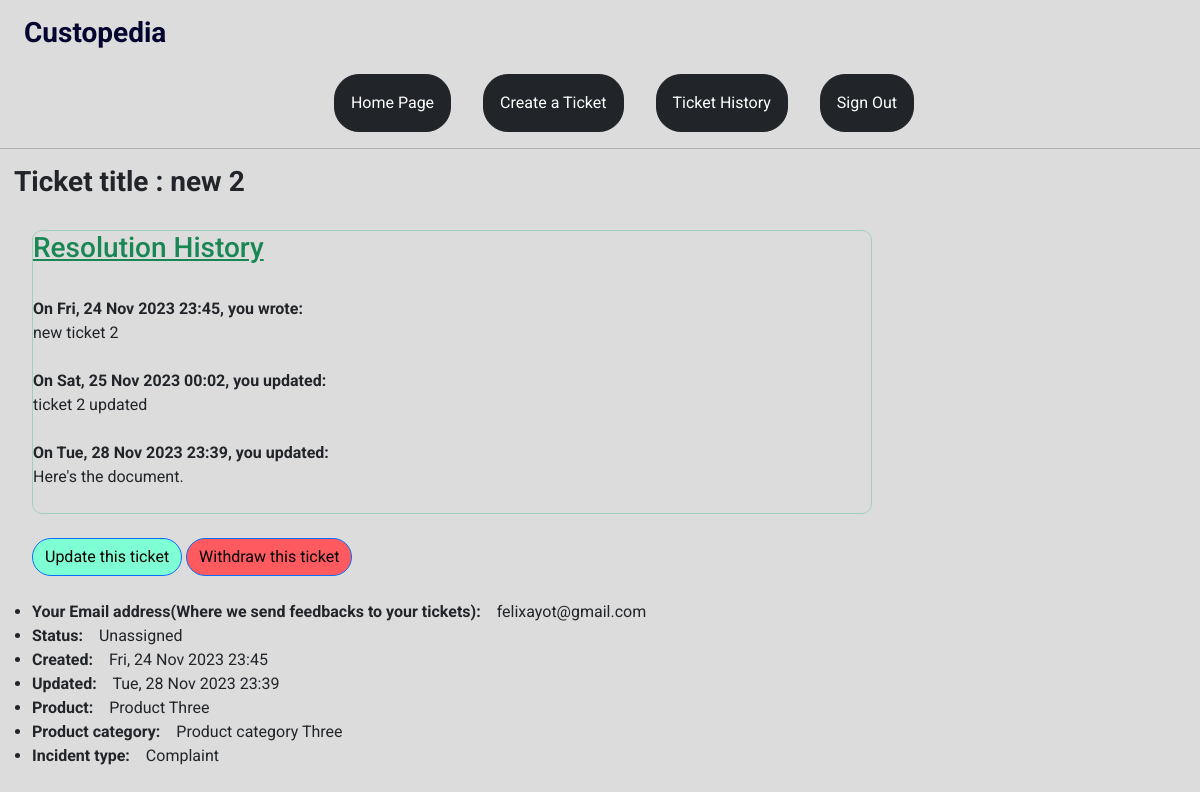
Before: /ticket_history/2 (signed in) with the older database file.
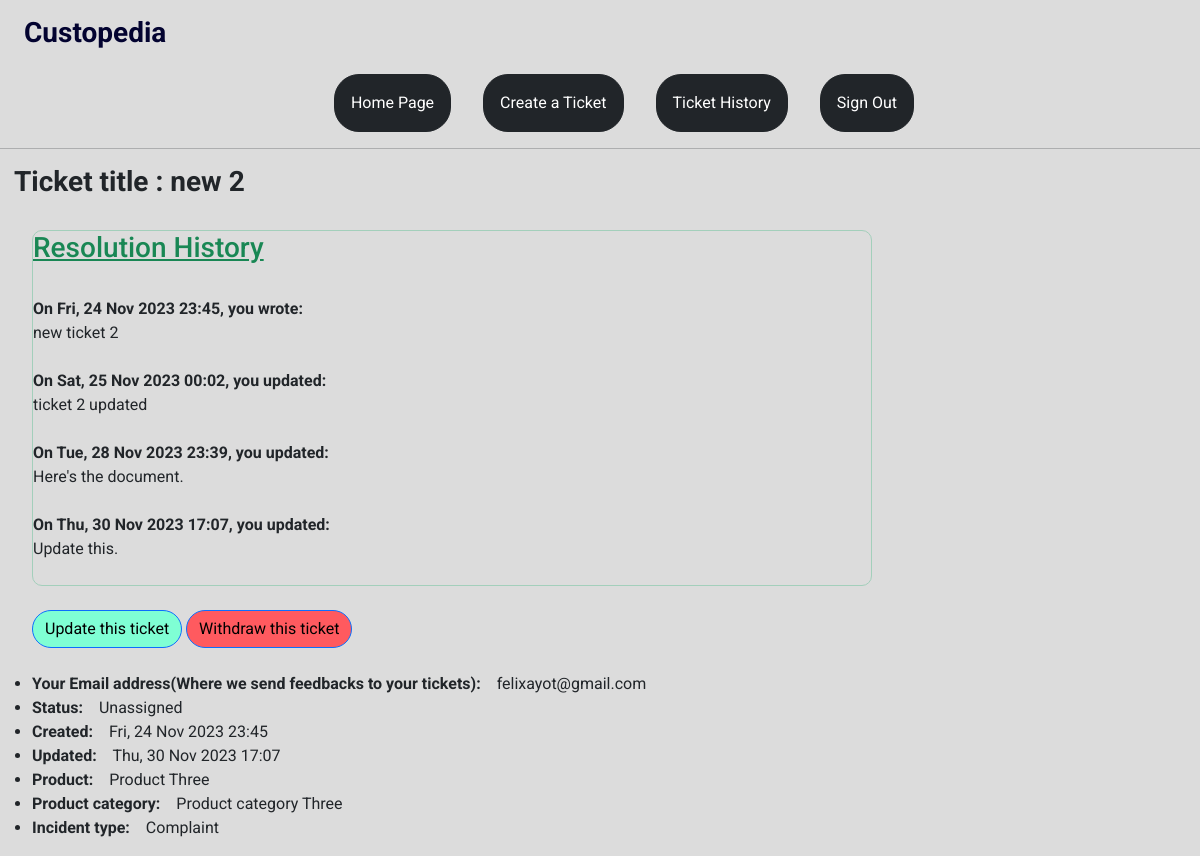
After: the same page with the newer database file.
### app/models/tickets.py (models this page shows, shortened)
class Ticket(db.Model):
    id = db.Column(db.Integer, primary_key=True)
    title = db.Column(db.String(45), index=True, nullable=False)
    incident_type = db.Column(db.String(45), index=True, nullable=False)
    product = db.Column(db.String(45), index=True, nullable=False)
    product_category = db.Column(db.String(45), index=True, nullable=False)
    description = db.Column(db.Text, index=True, nullable=False)
    user_id = db.Column(db.Integer, db.ForeignKey("user.id"), nullable=False)
    file_attachments = db.Column(db.String(45))
    created_at = db.Column(db.DateTime(timezone=True),
                           default=datetime.now)
    status = db.Column(db.String(30), index=True, default="Unassigned",
                             nullable=False)
    updated_ticket = db.relationship("UpdatedTicket", backref="original", lazy=True)

### app/models/updated_tickets.py (models this page shows, shortened)
class UpdatedTicket(db.Model):
    id = db.Column(db.Integer, primary_key=True)
    original_ticket_id = db.Column(db.Integer, db.ForeignKey("ticket.id"), nullable=False)
    description = db.Column(db.Text, index=True, nullable=False)
    file_attachments = db.Column(db.String(45))
    updated_at = db.Column(db.DateTime(timezone=True),
                           default=datetime.now)
    original_ticket = db.relationship("Ticket", backref="updated", lazy=True)

### app/models/users.py (models this page shows, shortened)
class User(UserMixin, db.Model):
    id = db.Column(db.Integer, primary_key=True)
    first_name = db.Column(db.String(45), index=True, nullable=False)
    last_name = db.Column(db.String(45), index=True, nullable=False)
    email = db.Column(db.String(45), index=True, unique=True, nullable=False)
    phone_number = db.Column(db.Unicode(255), index=True, unique=True,
                             nullable=False)
    username = db.Column(db.String(45), index=True, unique=True,
                         nullable=False)
    password = db.Column(db.String(128))
    tickets = db.relationship("Ticket", backref="owner", lazy="dynamic")
    @login_manager.user_loader
    def load_user(id):
        return User.query.get(int(id))

### app/tickets/routes.py (the view)
@tickets.route("/ticket_history/<int:ticket_id>", strict_slashes=False)
@login_required
def view_ticket(ticket_id):
    ticket = Ticket.query.get_or_404(ticket_id)
    try:
        updated_ticket = UpdatedTicket.query.get(ticket_id)
        return render_template("ticket.html", title=ticket.title, ticket=ticket, updated_ticket=updated_ticket)
    except (NameError, UndefinedError):
        pass
    return render_template("ticket.html", title=ticket.title, ticket=ticket)

### app/templates/ticket.html (shortened to what this page needs)
{% extends 'base.html' %} {% block content %}
<div>
  <h3 style="margin-left: 0.5em;"><strong>Ticket title : {{ ticket.title }}</strong></h3>
</div><br>
<div class="border border-success-subtle" style="border-radius: 10px; width: 70vw; margin-left: 2em;">
  <h3 style="text-decoration: underline;" class="text-success">Resolution History</h3><br>
  {% if updated_ticket %}
  <div>
    <b>On {{ ticket.created_at.strftime("%a, %d %b %Y %H:%M") }}, you
      wrote:</b></div>
  <div>{{ ticket.description }}</div><br />
  {% for ut in ticket.updated %}
  <div>
    <b>On {{ ut.updated_at.strftime("%a, %d %b %Y %H:%M") }}, you
      updated:</b>
  </div>
  <div>
    {{ ut.description }}</div><br>
  {% endfor %}
  {% else %}
  <div>
    <b>On {{ ticket.created_at.strftime("%a, %d %b %Y %H:%M") }}, you
      wrote:</b>
  </div>
  <div>{{ ticket.description }}</div><br>
  {% endif %}
</div><br>
  <a class="btn btn-primary" href="{{ url_for('tickets.update_ticket', ticket_id=ticket.id) }}" style="background-color:aquamarine; border-radius: 20px; color:black; margin-left: 2em;">Update this ticket</a>
  <a class="btn btn-primary" href="{{ url_for('tickets.resolve_ticket', ticket_id=ticket.id) }}" style="background-color:#FF5A5F; border-radius: 20px; color:black">Withdraw this ticket</a>
  <div><br>
    <ul>
      <li>
        <b>Your Email address(Where we send feedbacks to your tickets):</b>&emsp;{{ ticket.owner.email }}
      </li>
      <li><b>Status:</b>&emsp;{{ ticket.status }}</li>
      {% if ticket.updated %}
      <li>
        <b>Created:</b>&emsp;{{ ticket.created_at.strftime("%a, %d %b %Y %H:%M") }}
      </li>
      <li>
        <b>Updated:</b>&emsp;{{ ticket.updated[-1].updated_at.strftime("%a, %d %b %Y %H:%M") }}
      </li>
      {% else %}
      <li>
        <b>Created:</b>&emsp;{{ ticket.created_at.strftime("%a, %d %b %Y %H:%M") }}
      </li>
      {% endif %}
      <li><b>Product:</b>&emsp;{{ ticket.product }}</li>
      <li><b>Product category:</b>&emsp;{{ ticket.product_category }}</li>
      <li><b>Incident type:</b>&emsp;{{ ticket.incident_type }}</li>
    </ul>
  </div>
{% endblock %}

### app/templates/base.html (shortened to what this page needs)
<!DOCTYPE html>
<html lang="en">
  <head>
    <nav>
      <a href="{{ url_for('main.home') }}" class="a-icon">
        <h3>
          <span
            ><div style="position: top-left; color: rgb(3, 3, 48)">
              <b>Custopedia</b>
            </div></span
          >
        </h3>
      </a>
    </nav>
    <ul class="ulist">
      <li class="nav-item">
        <a href="{{ url_for('main.home') }}" class="nav-link" id="nav-link"
          ><span class="btn btn-dark" style="border-radius: 25px; padding: 1em; white-space: nowrap;">Home Page</span></a
        >
      </li>
      {% if current_user.is_anonymous %}
      <li class="nav-item">
        <a
          href="{{ url_for('tickets.new_ticket') }}"
          class="nav-link"
          id="nav-link"
          ><span class="btn btn-dark" style="border-radius: 25px; padding: 1em; white-space: nowrap;">Create a Ticket</span></a
        >
      </li>
      <li class="nav-item">
        <a href="{{ url_for('users.sign_in') }}" class="nav-link" id="nav-link"
          ><span class="btn btn-dark" style="border-radius: 25px; padding: 1em; white-space: nowrap;">Sign In</span></a
        >
      </li>
      <li class="nav-item">
        <a href="{{ url_for('users.register') }}" class="nav-link" id="nav-link"
          ><span class="btn btn-dark" style="border-radius: 25px; padding: 1em; white-space: nowrap;  margin-right: 1em;">Register</span></a
        >
      </li>
      {% else %}
      <li class="nav-item">
        <a
          href="{{ url_for('tickets.new_ticket') }}"
          class="nav-link"
          id="nav-link"
          ><span class="btn btn-dark" style="border-radius: 25px; padding: 1em; white-space: nowrap;">Create a Ticket</span></a
        >
      </li>
      <li class="nav-item">
        <a
          href="{{ url_for('tickets.ticket_history') }}"
          class="nav-link"
          id="nav-link"
          ><span class="btn btn-dark" style="border-radius: 25px; padding: 1em; white-space: nowrap;">Ticket History</span></a
        >
      </li>
      <li class="nav-item">
        <a href="{{ url_for('users.sign_out') }}" class="nav-link" id="nav-link"
          ><span class="btn btn-dark" style="border-radius: 25px; padding: 1em; white-space: nowrap;  margin-right: 1em;">Sign Out</span></a
        >
      </li>
      {% endif %}
    </ul>
    <link
      href="https://cdn.jsdelivr.net/npm/bootstrap@5.3.2/dist/css/bootstrap.min.css"
      rel="stylesheet"
    />
    <link
      rel="stylesheet"
      href="{{ url_for('static', filename='styles/main.css') }}"
    />
  </head>
  <body>
    <hr />
     {% block content %}{% endblock %}
  </body>
</html>

### app/static/styles/main.css (style rules this page uses)
body { margin: 0; background-color: gainsboro; font-family: "Roboto", sans-serf; }
strong { font-weight: bold; }
.ulist { display: flex; justify-content: center; align-items: center; }
.nav-item { margin-left: 2rem; }
nav { background: gainsboro; display: flex; justify-content: space-between; align-items: center; padding: 1rem 1.5rem; box-shadow: gainsboro; position: sticky; z-index: 1; }
html { scroll-behavior: smooth; }
* { margin: 0; padding: 0; box-sizing: border-box; transition: var(--transition); }
.ulist li { list-style-type: none; }
.a-icon { text-decoration: none; color: var(--primary-color); }

Changed rows visible on the page:
added UpdatedTicket: updated_at "Thu, 30 Nov 2023 17:07", description "Update this."
Other visible differences:
{{ ticket.updated[-1].updated_at.strftime("%a, %d %b %Y %H:%M") }}: "Tue, 28 Nov 2023 23:39" → "Thu, 30 Nov 2023 17:07"
